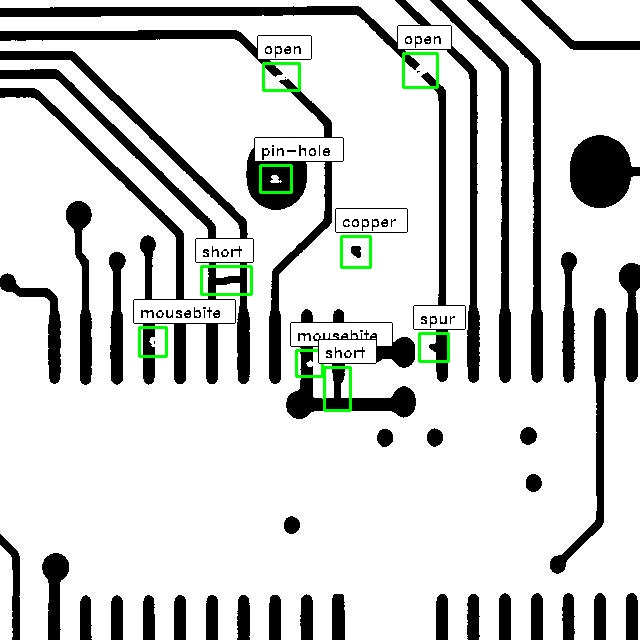
#> input picture DeepPCB-master/fig/test.jpg, 640 x 640 px
$ python -i pcb_differencing.py   (imports and definitions only)   (older library calls are emulated)
#> lines starting #> are read from the running program, lines starting #| are printed output that depends on the picture
"""Illumination-invariant and structural differencing for PCB inspection.

Provides:
- Raw pixel absolute difference
- Sobel gradient magnitude differencing (invariant to uniform brightness shifts)
- SSIM (Structural Similarity Index) differencing (illumination and contrast invariant)
- Hybrid fusion of Gradient and SSIM
- CLAHE (Contrast Limited Adaptive Histogram Equalization) preprocessing
- Illumination change simulation for robust testing
"""

import cv2
import numpy as np


# [4 lines left out: function apply_clahe, not called in this run]


def compute_gradient_magnitude(img_gray, ksize=3):
    """Compute normalized Sobel gradient magnitude map."""
#> called with ksize = 3
    float_img = img_gray.astype(np.float32)
    gx = cv2.Sobel(float_img, cv2.CV_32F, 1, 0, ksize=ksize)
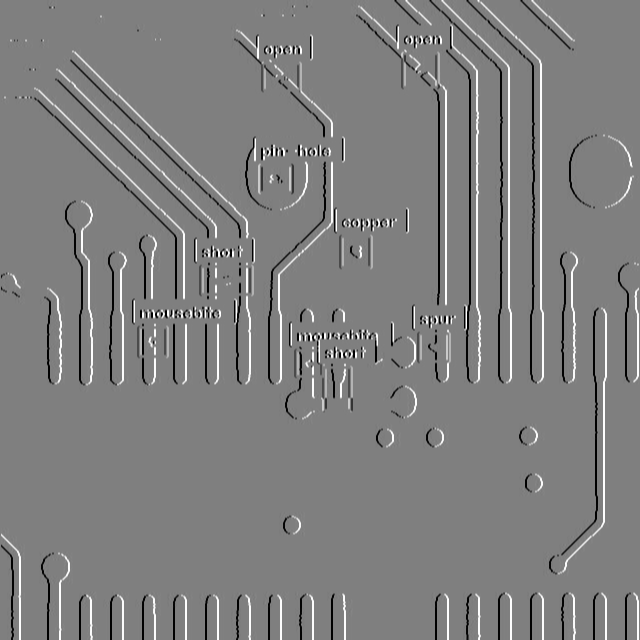
#> gx: shape (640, 640) float32; min -1020, max 1020, mean 0.1; drawn with min black and max white
    gy = cv2.Sobel(float_img, cv2.CV_32F, 0, 1, ksize=ksize)
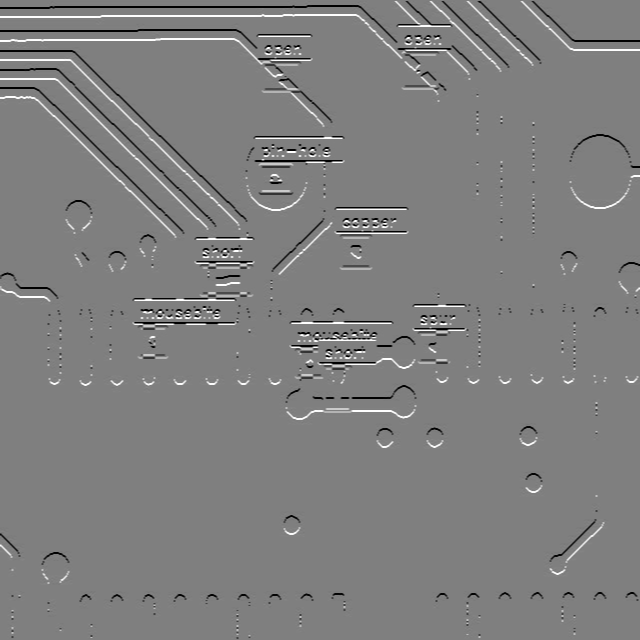
#> gy: shape (640, 640) float32; min -1020, max 1020, mean -0.8; drawn with min black and max white
    mag = cv2.magnitude(gx, gy)
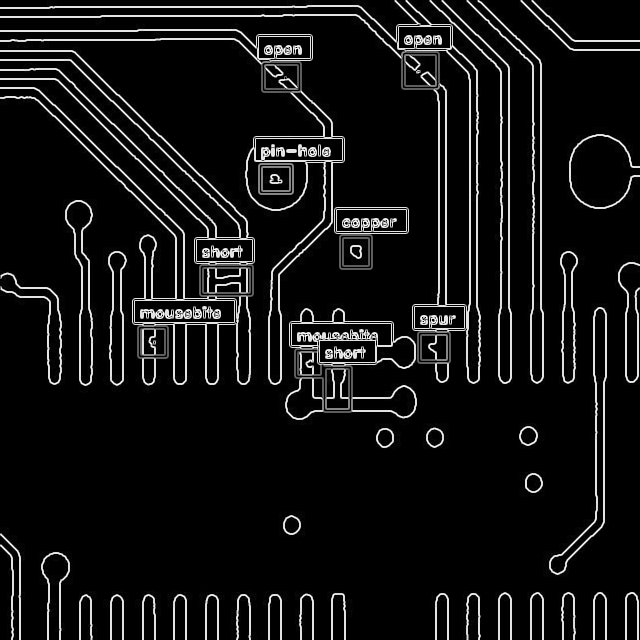
#> mag: shape (640, 640) float32; min 0, max 1140.4, mean 88.6; drawn with min black and max white
    mag_norm = cv2.normalize(mag, None, 0, 255, cv2.NORM_MINMAX)
    return mag_norm.astype(np.uint8)


# [79 lines left out: functions compute_ssim_difference, compute_difference_map, simulate_illumination_change, not called in this run]

>>> import cv2
>>> picture = cv2.imread('DeepPCB-master/fig/test.jpg', cv2.IMREAD_GRAYSCALE)
>>> result = compute_gradient_magnitude(picture)

$ run again, on DeepPCB-master/fig/CountPCB.png
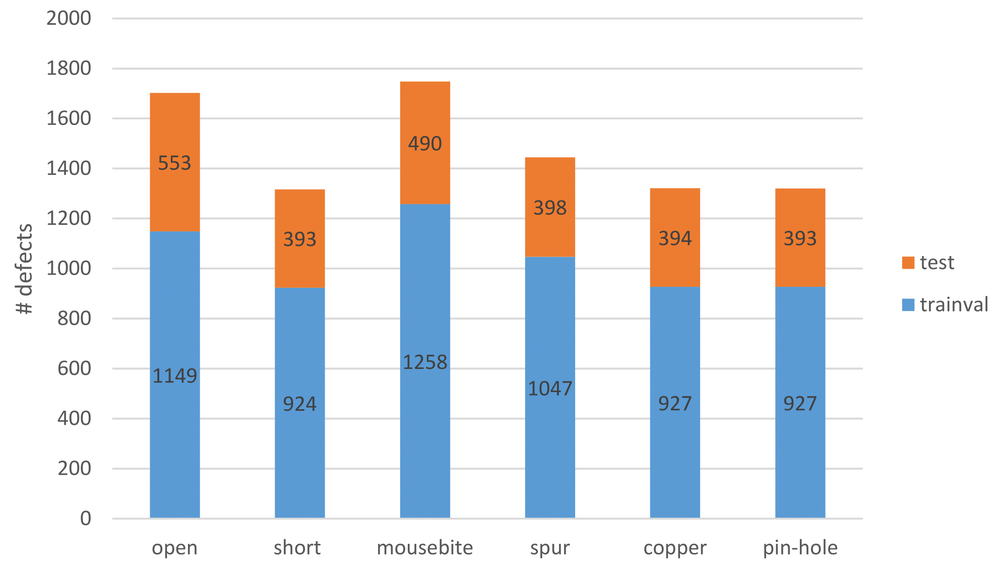
#> input picture DeepPCB-master/fig/CountPCB.png, 1000 x 564 px, shrunk from 1984 x 1119 before the run
#> in compute_gradient_magnitude, `gy = cv2.Sobel(float_img, cv2.CV_32F, 0, 1, ksize=ksize)`:
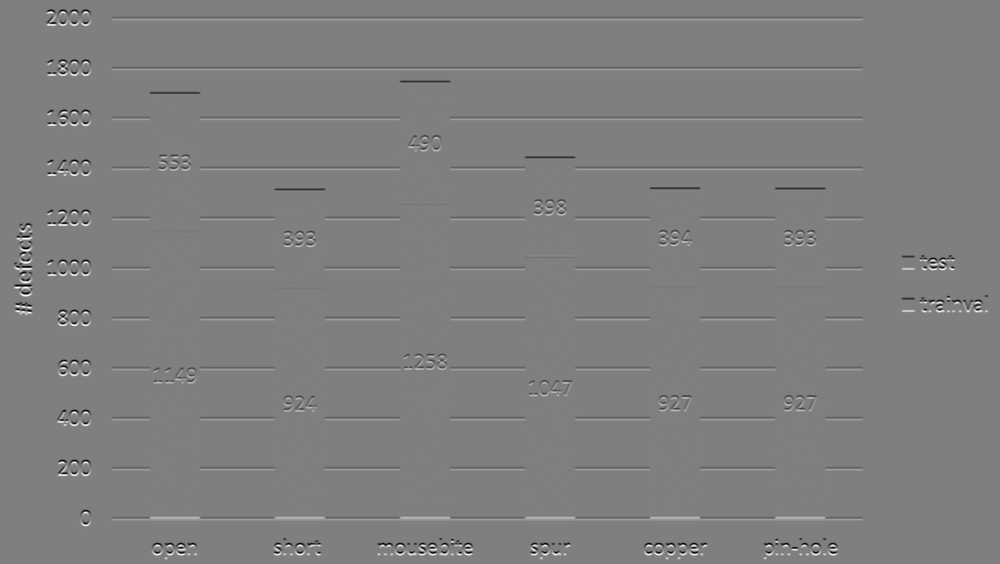
#> gy: shape (564, 1000) float32; min -762, max 762, mean 0; drawn with min black and max white
#> in compute_gradient_magnitude, `mag = cv2.magnitude(gx, gy)`:
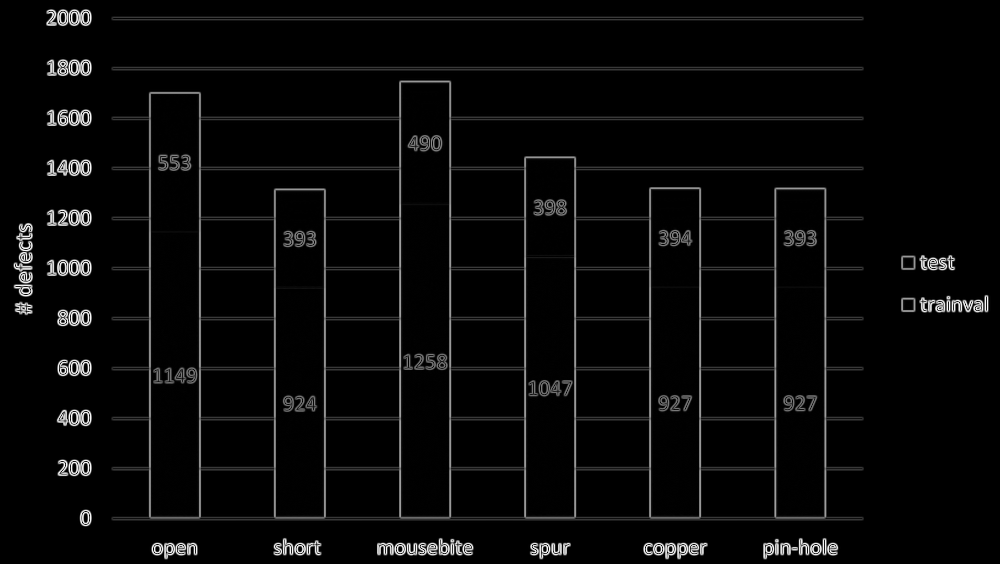
#> mag: shape (564, 1000) float32; min 0, max 762.4, mean 25.9; drawn with min black and max white
